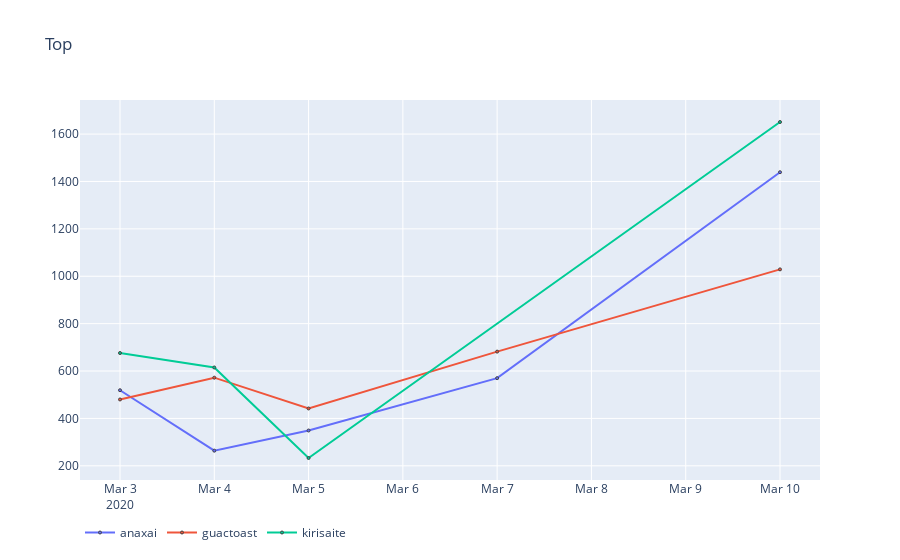

Notebook cell for this chart:
### Code cell
fig = go.Figure(data=data, layout=layout)
fig.update_layout(legend_orientation="h")
# fig.update_layout( yaxis_type="log")
fig.show()

### Figure 1 — Plotly figure (JSON) as saved in the notebook; plotly's stock layout.template omitted (floating-point values rounded to 4 significant figures)
{"data": [{"marker": {"line": {"width": 1}, "size": 3}, "name": "anaxai", "type": "scatter", "x": ["2020-03-03", "2020-03-04", "2020-03-05", "2020-03-07", "2020-03-10"], "y": [519, 264, 349, 570, 1439]}, {"marker": {"line": {"width": 1}, "size": 3}, "name": "guactoast", "type": "scatter", "x": ["2020-03-03", "2020-03-04", "2020-03-05", "2020-03-07", "2020-03-10"], "y": [480, 572, 442, 682, 1029]}, {"marker": {"line": {"width": 1}, "size": 3}, "name": "kirisaite", "type": "scatter", "x": ["2020-03-03", "2020-03-04", "2020-03-05", "2020-03-10"], "y": [676, 615, 233, 1651]}], "layout": {"legend": {"orientation": "h"}, "title": {"text": "Top"}}}
